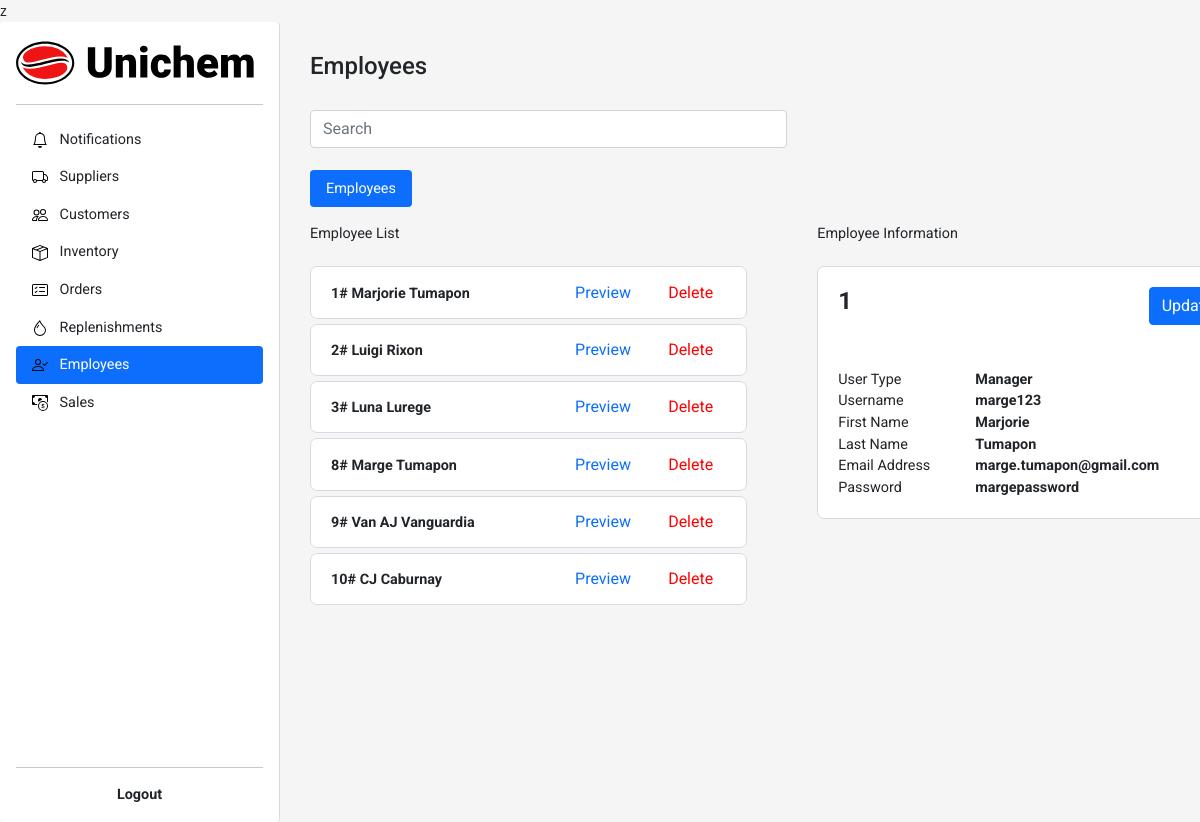
/sections/employees.php, run on the app's committed database.
### tables this page shows
CREATE TABLE `inventory_users` (
  `userID` int(11) NOT NULL,
  `userType` enum('Manager','User') NOT NULL,
  `userFirstName` varchar(255) NOT NULL,
  `userLastName` varchar(255) NOT NULL,
  `userName` varchar(255) NOT NULL,
  `email` varchar(255) NOT NULL,
  `password` varchar(255) NOT NULL
);

### crud/employee/employee-information.php (called while the page is built)
<?php
    include('../crud/db_connect.php');
    $userID = $_GET['userID'];
    $getEmployeeInformation = "SELECT *
                                FROM inventory_users
                                WHERE userID=$userID";
    $result = mysqli_query($conn, $getEmployeeInformation);
    $user = mysqli_fetch_assoc($result);
?>

### components/employee/employee-list.php (the view)
<?php
$userID = $user["userID"];
$userFName = $user["userFirstName"];
$userLName = $user["userLastName"];
    echo "
            <form method='get' action='employees.php'>
                <div class='d-flex align-items-center justify-content-between white-box-container one-supplier-customer-list round-edge'>
                    <div class='column list-name'>
                        <b>" . "$userID" . "# " . "$userFName" . " " . "$userLName" . "</b>
                    </div>
                    <div class=''>
                            <form method='get' action='../sections/employees.php'>
                                <input type='hidden' name='userID' value='".$userID."'>
                                <button type='submit' class='btn btn-link btn-preview'>Preview</button>
                            </form>
                    </div>
                    <div class=''>
                            <form method='post' action='../sections/delete.php'>
                                <input type='hidden' name='delete' value='user'>
                                <input type='hidden' name='userID' value='".$userID."'>
                                <button type='submit' class='btn btn-link btn-delete'>Delete</button>
                            </form>
                    </div>
                </div>
            </form>
        ";
?>

### crud/employee/employee-list.php
<?php
    include('../crud/db_connect.php');
    $getEmployeeList = "SELECT * FROM inventory_users";
    $result = mysqli_query($conn, $getEmployeeList);
    if (mysqli_num_rows($result) > 0) {
        echo "
            <div class=''>
            Employee List<br><br>
            <div class='scroll-list-2'>
            ";
        while ($user = mysqli_fetch_assoc($result)) {
            include('../components/employee/employee-list.php');
        }
        echo "
            </div>
            </div>
        ";
    }else{
        echo "There are no users in the database";
    }
?>

### components/employee/employee-information.php (shortened to what this page needs)
<div class="container white-box-container customer-supplier-information round-edge">
    <div class="row">
        <div class="col">
            <h4><b><?php echo $user['userID']; ?></b></h3>
        </div>
        <div class="col d-flex justify-content-end">
            <button type="button" class="btn btn-primary" data-bs-toggle="modal" data-bs-target="#exampleModal">
            Update
            </button>
                            <?php include('employee-update.php'); ?>
    <div class="row">
        <div class="col">
            User Type<br>
            Username<br>
            First Name<br>
            Last Name<br>
            Email Address<br>
            Password
        </div>
        <div class="col-8">
            <b>
                <?php echo
                $user['userType']."<br>".
                $user['userName']."<br>".
                $user['userFirstName']."<br>".
                $user['userLastName']."<br>".
                $user['email']."<br>".
                $user['password'];
                ?>
            </b>
        </div>
    </div>

### style/import.php (style rules this page uses)
* { margin: 0; padding: 0; font-family: 'Roboto', sans-serif; }
body:not(h1):not(h2):not(h3):not(h4):not(h5):not(h6) { font-size: .9rem; }
body { min-height: 100vh; min-height: -webkit-fill-available; background-color: whitesmoke; }
html { height: -webkit-fill-available; }
.round-edge { border-radius: 7px; }
.white-box-container { background-color: white; border: 1px solid #D5DBE4; padding: 20px; }
.customer-supplier-information { width: 429.27px; }
.one-supplier-customer-list { height: 52.31px; width: 437.22px; margin: 0 0 5px 0; }
.scroll-list-2 { height: 650.43px; overflow-x: hidden; overflow-y: scroll; padding: 0 20px 0 0; }
.btn-delete { color: red; text-decoration: none; }
.btn-preview { color: #0d6efd; text-decoration: none; }
.list-name { width: 220px; height: 20px; overflow-x: hidden; overflow-y: hidden; }

### data on the page
inventory_users: userID "1", userFirstName "Marjorie", userLastName "Tumapon", userType "Manager", userName "marge123", email "marge.tumapon@gmail.com", password "margepassword"
inventory_users: userID "2", userFirstName "Luigi", userLastName "Rixon"
inventory_users: userID "3", userFirstName "Luna", userLastName "Lurege"
inventory_users: userID "8", userFirstName "Marge", userLastName "Tumapon"
inventory_users: userID "9", userFirstName "Van AJ", userLastName "Vanguardia"
inventory_users: userID "10", userFirstName "CJ", userLastName "Caburnay"
